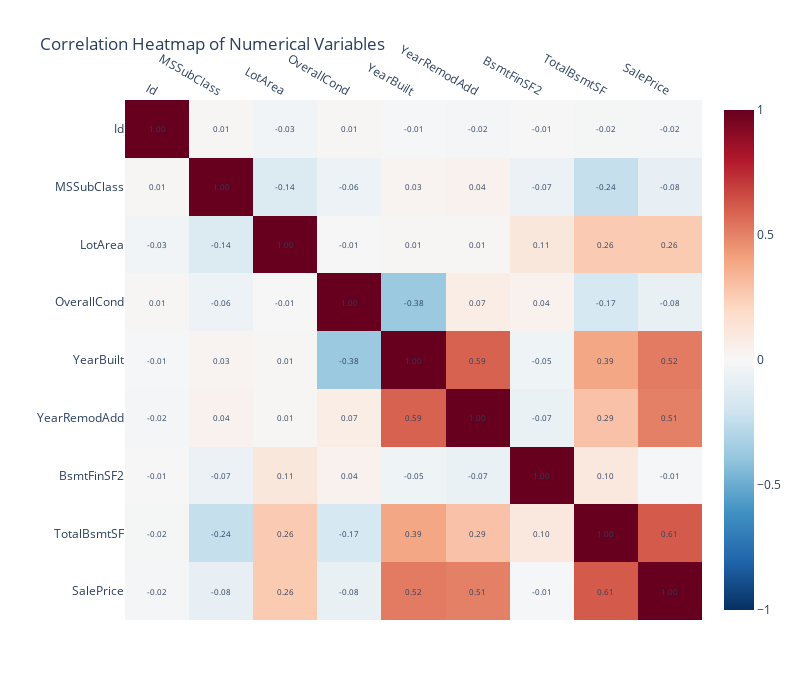

Source (notebook cell):
### Code cell
# Calculate the correlation matrix
correlation_matrix = numerical_data.corr()

# Create the heatmap using Plotly Express
fig = px.imshow(correlation_matrix,
                x=correlation_matrix.columns,
                y=correlation_matrix.columns,
                color_continuous_scale='RdBu_r',  # Red-Blue diverging color scale
                zmin=-1,
                zmax=1,
                aspect="auto",
                title='Correlation Heatmap of Numerical Variables')

# Update the layout for better readability
fig.update_layout(
    xaxis_title="",
    yaxis_title="",
    xaxis={'side': 'top'},  # Move x-axis labels to the top
    width=800,
    height=700
)

# Add correlation values as text annotations
for i, row in enumerate(correlation_matrix.values):
    for j, value in enumerate(row):
        fig.add_annotation(
            x=correlation_matrix.columns[j],
            y=correlation_matrix.columns[i],
            text=f"{value:.2f}",
            showarrow=False,
            font=dict(size=8)
        )

# Show the plot
fig.show()

### Figure 1 — Plotly figure (JSON) as saved in the notebook; plotly's stock layout.template omitted (floating-point values rounded to 4 significant figures)
{"data": [{"coloraxis": "coloraxis", "hovertemplate": "x: %{x}<br>y: %{y}<br>color: %{z}<extra></extra>", "name": "0", "type": "heatmap", "x": ["Id", "MSSubClass", "LotArea", "OverallCond", "YearBuilt", "YearRemodAdd", "BsmtFinSF2", "TotalBsmtSF", "SalePrice"], "xaxis": "x", "y": ["Id", "MSSubClass", "LotArea", "OverallCond", "YearBuilt", "YearRemodAdd", "BsmtFinSF2", "TotalBsmtSF", "SalePrice"], "yaxis": "y", "z": [[1, 0.01116, -0.03323, 0.01261, -0.01271, -0.022, -0.005968, -0.01541, -0.02192], [0.01116, 1, -0.1398, -0.05932, 0.02785, 0.04058, -0.06565, -0.2385, -0.08428], [-0.03323, -0.1398, 1, -0.005636, 0.01423, 0.01379, 0.1112, 0.2608, 0.2638], [0.01261, -0.05932, -0.005636, 1, -0.376, 0.07374, 0.04023, -0.1711, -0.07786], [-0.01271, 0.02785, 0.01423, -0.376, 1, 0.5929, -0.04911, 0.3915, 0.5229], [-0.022, 0.04058, 0.01379, 0.07374, 0.5929, 1, -0.06776, 0.2911, 0.5071], [-0.005968, -0.06565, 0.1112, 0.04023, -0.04911, -0.06776, 1, 0.1048, -0.01138], [-0.01541, -0.2385, 0.2608, -0.1711, 0.3915, 0.2911, 0.1048, 1, 0.6136], [-0.02192, -0.08428, 0.2638, -0.07786, 0.5229, 0.5071, -0.01138, 0.6136, 1]]}], "layout": {"annotations": [{"font": {"size": 8}, "showarrow": false, "text": "1.00", "x": "Id", "y": "Id"}, {"font": {"size": 8}, "showarrow": false, "text": "0.01", "x": "MSSubClass", "y": "Id"}, {"font": {"size": 8}, "showarrow": false, "text": "-0.03", "x": "LotArea", "y": "Id"}, {"font": {"size": 8}, "showarrow": false, "text": "0.01", "x": "OverallCond", "y": "Id"}, {"font": {"size": 8}, "showarrow": false, "text": "-0.01", "x": "YearBuilt", "y": "Id"}, {"font": {"size": 8}, "showarrow": false, "text": "-0.02", "x": "YearRemodAdd", "y": "Id"}, {"font": {"size": 8}, "showarrow": false, "text": "-0.01", "x": "BsmtFinSF2", "y": "Id"}, {"font": {"size": 8}, "showarrow": false, "text": "-0.02", "x": "TotalBsmtSF", "y": "Id"}, {"font": {"size": 8}, "showarrow": false, "text": "-0.02", "x": "SalePrice", "y": "Id"}, {"font": {"size": 8}, "showarrow": false, "text": "0.01", "x": "Id", "y": "MSSubClass"}, {"font": {"size": 8}, "showarrow": false, "text": "1.00", "x": "MSSubClass", "y": "MSSubClass"}, {"font": {"size": 8}, "showarrow": false, "text": "-0.14", "x": "LotArea", "y": "MSSubClass"}, {"font": {"size": 8}, "showarrow": false, "text": "-0.06", "x": "OverallCond", "y": "MSSubClass"}, {"font": {"size": 8}, "showarrow": false, "text": "0.03", "x": "YearBuilt", "y": "MSSubClass"}, {"font": {"size": 8}, "showarrow": false, "text": "0.04", "x": "YearRemodAdd", "y": "MSSubClass"}, {"font": {"size": 8}, "showarrow": false, "text": "-0.07", "x": "BsmtFinSF2", "y": "MSSubClass"}, {"font": {"size": 8}, "showarrow": false, "text": "-0.24", "x": "TotalBsmtSF", "y": "MSSubClass"}, {"font": {"size": 8}, "showarrow": false, "text": "-0.08", "x": "SalePrice", "y": "MSSubClass"}, {"font": {"size": 8}, "showarrow": false, "text": "-0.03", "x": "Id", "y": "LotArea"}, {"font": {"size": 8}, "showarrow": false, "text": "-0.14", "x": "MSSubClass", "y": "LotArea"}, {"font": {"size": 8}, "showarrow": false, "text": "1.00", "x": "LotArea", "y": "LotArea"}, {"font": {"size": 8}, "showarrow": false, "text": "-0.01", "x": "OverallCond", "y": "LotArea"}, {"font": {"size": 8}, "showarrow": false, "text": "0.01", "x": "YearBuilt", "y": "LotArea"}, {"font": {"size": 8}, "showarrow": false, "text": "0.01", "x": "YearRemodAdd", "y": "LotArea"}, {"font": {"size": 8}, "showarrow": false, "text": "0.11", "x": "BsmtFinSF2", "y": "LotArea"}, {"font": {"size": 8}, "showarrow": false, "text": "0.26", "x": "TotalBsmtSF", "y": "LotArea"}, {"font": {"size": 8}, "showarrow": false, "text": "0.26", "x": "SalePrice", "y": "LotArea"}, {"font": {"size": 8}, "showarrow": false, "text": "0.01", "x": "Id", "y": "OverallCond"}, {"font": {"size": 8}, "showarrow": false, "text": "-0.06", "x": "MSSubClass", "y": "OverallCond"}, {"font": {"size": 8}, "showarrow": false, "text": "-0.01", "x": "LotArea", "y": "OverallCond"}, {"font": {"size": 8}, "showarrow": false, "text": "1.00", "x": "OverallCond", "y": "OverallCond"}, {"font": {"size": 8}, "showarrow": false, "text": "-0.38", "x": "YearBuilt", "y": "OverallCond"}, {"font": {"size": 8}, "showarrow": false, "text": "0.07", "x": "YearRemodAdd", "y": "OverallCond"}, {"font": {"size": 8}, "showarrow": false, "text": "0.04", "x": "BsmtFinSF2", "y": "OverallCond"}, {"font": {"size": 8}, "showarrow": false, "text": "-0.17", "x": "TotalBsmtSF", "y": "OverallCond"}, {"font": {"size": 8}, "showarrow": false, "text": "-0.08", "x": "SalePrice", "y": "OverallCond"}, {"font": {"size": 8}, "showarrow": false, "text": "-0.01", "x": "Id", "y": "YearBuilt"}, {"font": {"size": 8}, "showarrow": false, "text": "0.03", "x": "MSSubClass", "y": "YearBuilt"}, {"font": {"size": 8}, "showarrow": false, "text": "0.01", "x": "LotArea", "y": "YearBuilt"}, {"font": {"size": 8}, "showarrow": false, "text": "-0.38", "x": "OverallCond", "y": "YearBuilt"}, {"font": {"size": 8}, "showarrow": false, "text": "1.00", "x": "YearBuilt", "y": "YearBuilt"}, {"font": {"size": 8}, "showarrow": false, "text": "0.59", "x": "YearRemodAdd", "y": "YearBuilt"}, {"font": {"size": 8}, "showarrow": false, "text": "-0.05", "x": "BsmtFinSF2", "y": "YearBuilt"}, {"font": {"size": 8}, "showarrow": false, "text": "0.39", "x": "TotalBsmtSF", "y": "YearBuilt"}, {"font": {"size": 8}, "showarrow": false, "text": "0.52", "x": "SalePrice", "y": "YearBuilt"}, {"font": {"size": 8}, "showarrow": false, "text": "-0.02", "x": "Id", "y": "YearRemodAdd"}, {"font": {"size": 8}, "showarrow": false, "text": "0.04", "x": "MSSubClass", "y": "YearRemodAdd"}, {"font": {"size": 8}, "showarrow": false, "text": "0.01", "x": "LotArea", "y": "YearRemodAdd"}, {"font": {"size": 8}, "showarrow": false, "text": "0.07", "x": "OverallCond", "y": "YearRemodAdd"}, {"font": {"size": 8}, "showarrow": false, "text": "0.59", "x": "YearBuilt", "y": "YearRemodAdd"}, {"font": {"size": 8}, "showarrow": false, "text": "1.00", "x": "YearRemodAdd", "y": "YearRemodAdd"}, {"font": {"size": 8}, "showarrow": false, "text": "-0.07", "x": "BsmtFinSF2", "y": "YearRemodAdd"}, {"font": {"size": 8}, "showarrow": false, "text": "0.29", "x": "TotalBsmtSF", "y": "YearRemodAdd"}, {"font": {"size": 8}, "showarrow": false, "text": "0.51", "x": "SalePrice", "y": "YearRemodAdd"}, {"font": {"size": 8}, "showarrow": false, "text": "-0.01", "x": "Id", "y": "BsmtFinSF2"}, {"font": {"size": 8}, "showarrow": false, "text": "-0.07", "x": "MSSubClass", "y": "BsmtFinSF2"}, {"font": {"size": 8}, "showarrow": false, "text": "0.11", "x": "LotArea", "y": "BsmtFinSF2"}, {"font": {"size": 8}, "showarrow": false, "text": "0.04", "x": "OverallCond", "y": "BsmtFinSF2"}, {"font": {"size": 8}, "showarrow": false, "text": "-0.05", "x": "YearBuilt", "y": "BsmtFinSF2"}, {"font": {"size": 8}, "showarrow": false, "text": "-0.07", "x": "YearRemodAdd", "y": "BsmtFinSF2"}, {"font": {"size": 8}, "showarrow": false, "text": "1.00", "x": "BsmtFinSF2", "y": "BsmtFinSF2"}, {"font": {"size": 8}, "showarrow": false, "text": "0.10", "x": "TotalBsmtSF", "y": "BsmtFinSF2"}, {"font": {"size": 8}, "showarrow": false, "text": "-0.01", "x": "SalePrice", "y": "BsmtFinSF2"}, {"font": {"size": 8}, "showarrow": false, "text": "-0.02", "x": "Id", "y": "TotalBsmtSF"}, {"font": {"size": 8}, "showarrow": false, "text": "-0.24", "x": "MSSubClass", "y": "TotalBsmtSF"}, {"font": {"size": 8}, "showarrow": false, "text": "0.26", "x": "LotArea", "y": "TotalBsmtSF"}, {"font": {"size": 8}, "showarrow": false, "text": "-0.17", "x": "OverallCond", "y": "TotalBsmtSF"}, {"font": {"size": 8}, "showarrow": false, "text": "0.39", "x": "YearBuilt", "y": "TotalBsmtSF"}, {"font": {"size": 8}, "showarrow": false, "text": "0.29", "x": "YearRemodAdd", "y": "TotalBsmtSF"}, {"font": {"size": 8}, "showarrow": false, "text": "0.10", "x": "BsmtFinSF2", "y": "TotalBsmtSF"}, {"font": {"size": 8}, "showarrow": false, "text": "1.00", "x": "TotalBsmtSF", "y": "TotalBsmtSF"}, {"font": {"size": 8}, "showarrow": false, "text": "0.61", "x": "SalePrice", "y": "TotalBsmtSF"}, {"font": {"size": 8}, "showarrow": false, "text": "-0.02", "x": "Id", "y": "SalePrice"}, {"font": {"size": 8}, "showarrow": false, "text": "-0.08", "x": "MSSubClass", "y": "SalePrice"}, {"font": {"size": 8}, "showarrow": false, "text": "0.26", "x": "LotArea", "y": "SalePrice"}, {"font": {"size": 8}, "showarrow": false, "text": "-0.08", "x": "OverallCond", "y": "SalePrice"}, {"font": {"size": 8}, "showarrow": false, "text": "0.52", "x": "YearBuilt", "y": "SalePrice"}, {"font": {"size": 8}, "showarrow": false, "text": "0.51", "x": "YearRemodAdd", "y": "SalePrice"}, {"font": {"size": 8}, "showarrow": false, "text": "-0.01", "x": "BsmtFinSF2", "y": "SalePrice"}, {"font": {"size": 8}, "showarrow": false, "text": "0.61", "x": "TotalBsmtSF", "y": "SalePrice"}, {"font": {"size": 8}, "showarrow": false, "text": "1.00", "x": "SalePrice", "y": "SalePrice"}], "coloraxis": {"cmax": 1, "cmin": -1, "colorscale": [[0, "rgb(5,48,97)"], [0.1, "rgb(33,102,172)"], [0.2, "rgb(67,147,195)"], [0.3, "rgb(146,197,222)"], [0.4, "rgb(209,229,240)"], [0.5, "rgb(247,247,247)"], [0.6, "rgb(253,219,199)"], [0.7, "rgb(244,165,130)"], [0.8, "rgb(214,96,77)"], [0.9, "rgb(178,24,43)"], [1, "rgb(103,0,31)"]]}, "height": 700, "title": {"text": "Correlation Heatmap of Numerical Variables"}, "width": 800, "xaxis": {"anchor": "y", "domain": [0, 1], "side": "top", "title": {"text": ""}}, "yaxis": {"anchor": "x", "autorange": "reversed", "domain": [0, 1], "title": {"text": ""}}}}
